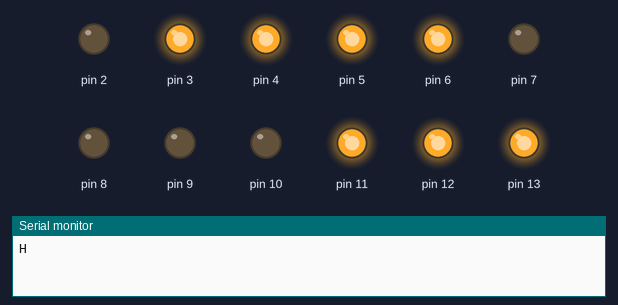
Recording of a sketch running on a simulated Arduino Uno, built with avr-gcc and run on an emulated ATmega328P. On the bench: output pins drawn as LEDs (lit = HIGH), the last lines printed to the serial monitor.

Above: at 0.1 s.
At 3.1 s:
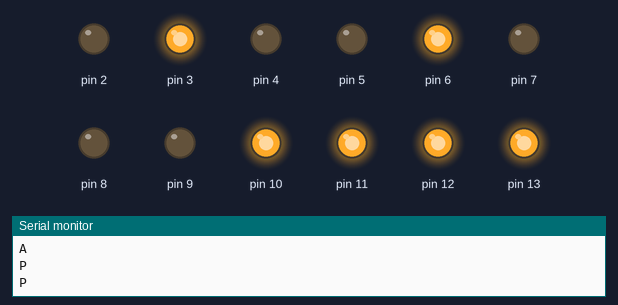
At 8.1 s:
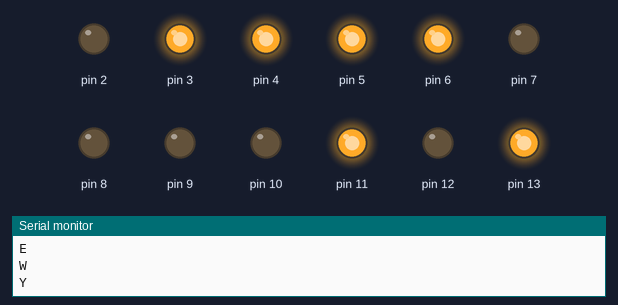
At 13.1 s:
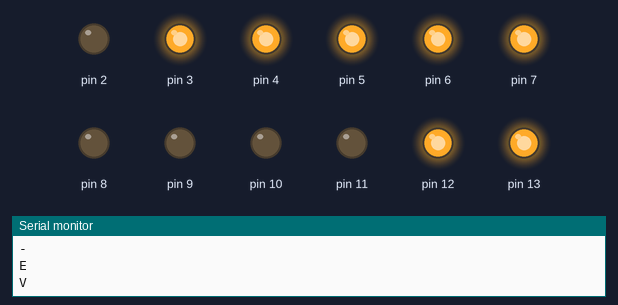
At 17.1 s:
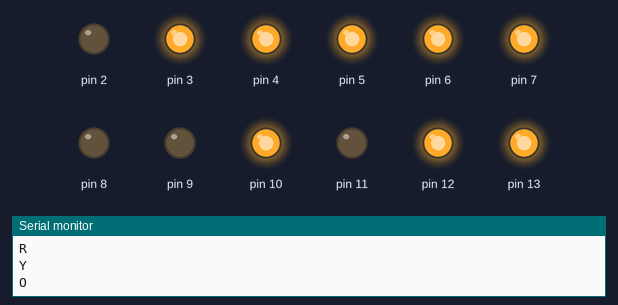
At 34.4 s:
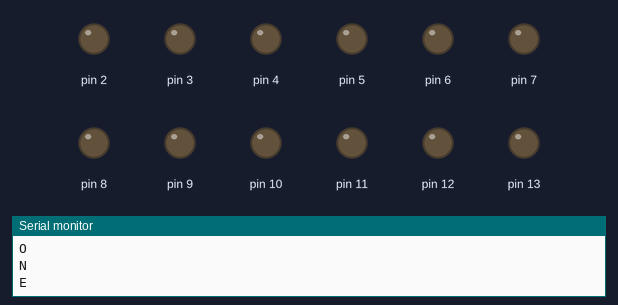
Timing chart, 0 to 40.0 s (numbered marks = the images above):
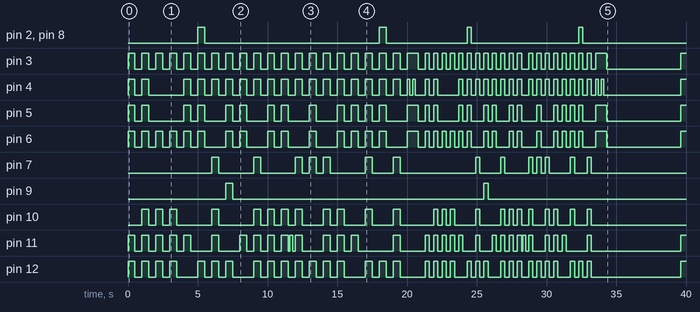

The sketch:

HPNY2022_OK.ino
```cpp
/*
  Blink
Date created: 20220101
Phan Khac Hai
*/
int ArrBlink[2] = {500,300};
int ticks = 0;

// the setup function runs once when you press reset or power the board
void setup() {
  // initialize digital pins as an output.
  pinMode(13, OUTPUT);
  pinMode(12, OUTPUT);
  pinMode(11, OUTPUT);
  pinMode(10, OUTPUT);
  pinMode(9, OUTPUT);
  pinMode(8, OUTPUT);
  pinMode(7, OUTPUT);
  pinMode(6, OUTPUT);
  pinMode(5, OUTPUT);
  pinMode(4, OUTPUT);
  pinMode(3, OUTPUT);
  pinMode(2, OUTPUT);
  Serial.begin(9600);
  Serial.println("");
}

// the loop function runs over and over again forever
void loop() {

for (int i = 0; i < 2; i++) {
    int Delay = ArrBlink[i];

  //--------------------H------------------------------------
    digitalWrite(13, HIGH);   // turn the LED on (Write letter H)
    digitalWrite(12, HIGH);
    digitalWrite(11, HIGH);
    digitalWrite(6, HIGH);
    digitalWrite(5, HIGH);
    digitalWrite(4, HIGH);
    digitalWrite(3, HIGH);
    Serial.println("H");

    delay(Delay);                       // wait for...
    digitalWrite(13, LOW);    // turn the LED off
    digitalWrite(12, LOW);
    digitalWrite(11, LOW);
    digitalWrite(6, LOW);
    digitalWrite(5, LOW);
    digitalWrite(4, LOW);
    digitalWrite(3, LOW);
    delay(Delay);                       // wait for a second

  //--------------------A------------------------------------

    // turn the LED on (Write letter A)
    digitalWrite(13, HIGH);
    digitalWrite(12, HIGH);
    digitalWrite(11, HIGH);
    digitalWrite(10, HIGH);
    digitalWrite(6, HIGH);
    digitalWrite(5, HIGH);
    digitalWrite(4, HIGH);
    digitalWrite(3, HIGH);
    Serial.println("A");
    delay(Delay);                       // wait for...
    digitalWrite(13, LOW);
    digitalWrite(12, LOW);
    digitalWrite(11, LOW);
    digitalWrite(10, LOW);
    digitalWrite(6, LOW);
    digitalWrite(5, LOW);
    digitalWrite(4, LOW);
    digitalWrite(3, LOW);
    delay(Delay);                       // wait for a second

   //--------------------P------------------------------------

    // turn the LED on (Write letter P)
    digitalWrite(13, HIGH);
    digitalWrite(12, HIGH);
    digitalWrite(11, HIGH);
    digitalWrite(10, HIGH);
    digitalWrite(6, HIGH);
    digitalWrite(3, HIGH);
    Serial.println("P");
    delay(Delay);                       // wait for...
    digitalWrite(13, LOW);
    digitalWrite(12, LOW);
    digitalWrite(11, LOW);
    digitalWrite(10, LOW);
    digitalWrite(6, LOW);
    digitalWrite(3, LOW);
    delay(Delay);                       // wait for a second

   //--------------------P------------------------------------

    // turn the LED on (Write letter P)
    digitalWrite(13, HIGH);
    digitalWrite(12, HIGH);
    digitalWrite(11, HIGH);
    digitalWrite(10, HIGH);
    digitalWrite(6, HIGH);
     digitalWrite(3, HIGH);
    Serial.println("P");
    delay(Delay);                       // wait for...
    digitalWrite(13, LOW);
    digitalWrite(12, LOW);
    digitalWrite(11, LOW);
    digitalWrite(10, LOW);
    digitalWrite(6, LOW);
    digitalWrite(3, LOW);
    delay(Delay);                       // wait for a second


     //--------------------Y------------------------------------

    // turn the LED on (Write letter Y)
    digitalWrite(13, HIGH);
    digitalWrite(11, HIGH);
    digitalWrite(6, HIGH);
    digitalWrite(5, HIGH);
    digitalWrite(4, HIGH);
    digitalWrite(3, HIGH);
    Serial.println("Y");
    delay(Delay);                       // wait for...
    digitalWrite(13, LOW);
    digitalWrite(11, LOW);
    digitalWrite(6, LOW);
    digitalWrite(5, LOW);
    digitalWrite(4, LOW);
    digitalWrite(3, LOW);
    delay(Delay);                       // wait for a second

    //--------------------N------------------------------------

    // turn the LED on (Write letter N)
    digitalWrite(13, HIGH);
    digitalWrite(12, HIGH);
    digitalWrite(8, HIGH);
    digitalWrite(6, HIGH);
    digitalWrite(5, HIGH);
    digitalWrite(4, HIGH);
    digitalWrite(3, HIGH);
    digitalWrite(2, HIGH);
    Serial.println("N");
    delay(Delay);                       // wait for...
    digitalWrite(13, LOW);
    digitalWrite(12, LOW);
    digitalWrite(8, LOW);
    digitalWrite(6, LOW);
    digitalWrite(5, LOW);
    digitalWrite(4, LOW);
    digitalWrite(3, LOW);
    digitalWrite(2, LOW);
    delay(Delay);                       // wait for ....

      //--------------------E------------------------------------

    // turn the LED on (Write letter E)
    digitalWrite(13, HIGH);
    digitalWrite(12, HIGH);
    digitalWrite(11, HIGH);
    digitalWrite(10, HIGH);
    digitalWrite(7, HIGH);
    digitalWrite(4, HIGH);
    digitalWrite(3, HIGH);
    Serial.println("E");
    delay(Delay);                       // wait for...
    digitalWrite(13, LOW);
    digitalWrite(12, LOW);
    digitalWrite(11, LOW);
    digitalWrite(10, LOW);
    digitalWrite(7, LOW);
    digitalWrite(4, LOW);
    digitalWrite(3, LOW);
    delay(Delay);                       // wait for .....

        //--------------------W------------------------------------

    // turn the LED on (Write letter W)
    digitalWrite(13, HIGH);
    digitalWrite(12, HIGH);
    digitalWrite(9, HIGH);
    digitalWrite(6, HIGH);
    digitalWrite(5, HIGH);
    digitalWrite(4, HIGH);
    digitalWrite(3, HIGH);
    Serial.println("W");
    delay(Delay);                       // wait for...
    digitalWrite(13, LOW);
    digitalWrite(12, LOW);
    digitalWrite(9, LOW);
    digitalWrite(6, LOW);
    digitalWrite(5, LOW);
    digitalWrite(4, LOW);
    digitalWrite(3, LOW);
    delay(Delay);                       // wait for .....


       //--------------------Y------------------------------------

    // turn the LED on (Write letter Y)
    digitalWrite(13, HIGH);
    digitalWrite(11, HIGH);
    digitalWrite(6, HIGH);
    digitalWrite(5, HIGH);
    digitalWrite(4, HIGH);
    digitalWrite(3, HIGH);
    Serial.println("Y");
    delay(Delay);                       // wait for...
    digitalWrite(13, LOW);
    digitalWrite(11, LOW);
    digitalWrite(6, LOW);
    digitalWrite(5, LOW);
    digitalWrite(4, LOW);
    digitalWrite(3, LOW);
    delay(Delay);                       // wait for a second

    //--------------------E------------------------------------

    // turn the LED on (Write letter E)
    digitalWrite(13, HIGH);
    digitalWrite(12, HIGH);
    digitalWrite(11, HIGH);
    digitalWrite(10, HIGH);
    digitalWrite(7, HIGH);
    digitalWrite(4, HIGH);
    digitalWrite(3, HIGH);
    Serial.println("E");
    delay(Delay);                       // wait for...
    digitalWrite(13, LOW);
    digitalWrite(12, LOW);
    digitalWrite(11, LOW);
    digitalWrite(10, LOW);
    digitalWrite(7, LOW);
    digitalWrite(4, LOW);
    digitalWrite(3, LOW);
    delay(Delay);                       // wait for .....

  //--------------------A------------------------------------

    // turn the LED on (Write letter A)
    digitalWrite(13, HIGH);
    digitalWrite(12, HIGH);
    digitalWrite(11, HIGH);
    digitalWrite(10, HIGH);
    digitalWrite(6, HIGH);
    digitalWrite(5, HIGH);
    digitalWrite(4, HIGH);
    digitalWrite(3, HIGH);
    Serial.println("A");
    delay(Delay);                       // wait for...
    digitalWrite(13, LOW);
    digitalWrite(12, LOW);
    digitalWrite(11, LOW);
    digitalWrite(10, LOW);
    digitalWrite(6, LOW);
    digitalWrite(5, LOW);
    digitalWrite(4, LOW);
    digitalWrite(3, LOW);
    delay(Delay);                       // wait for a second

   //--------------------R------------------------------------

    // turn the LED on (Write letter R)
    digitalWrite(13, HIGH);
    digitalWrite(12, HIGH);
    digitalWrite(11, HIGH);
    digitalWrite(10, HIGH);
    digitalWrite(6, HIGH);
    digitalWrite(5, HIGH);
    digitalWrite(4, HIGH);
     digitalWrite(3, HIGH);
    Serial.println("R");
    delay(Delay);                       // wait for...
    digitalWrite(13, LOW);
    digitalWrite(12, LOW);
    digitalWrite(11, LOW);
    digitalWrite(10, LOW);
    digitalWrite(6, LOW);
    digitalWrite(5, LOW);
    digitalWrite(4, LOW);
    digitalWrite(3, LOW);
    delay(100);                       // wait for a second

   //--------------------"-"------------------------------------

    // turn the LED on (Write letter -)

    digitalWrite(11, HIGH);
    Serial.println("-");
    delay(200);                       // wait for...
    digitalWrite(11, LOW);
    delay(200);                       // wait for a second


//This code are given to everyone

  //--------------------E------------------------------------

    // turn the LED on (Write letter E)
    digitalWrite(13, HIGH);
    digitalWrite(12, HIGH);
    digitalWrite(11, HIGH);
    digitalWrite(10, HIGH);
    digitalWrite(7, HIGH);
    digitalWrite(4, HIGH);
    digitalWrite(3, HIGH);
    Serial.println("E");
    delay(Delay);                       // wait for...
    digitalWrite(13, LOW);
    digitalWrite(12, LOW);
    digitalWrite(11, LOW);
    digitalWrite(10, LOW);
    digitalWrite(7, LOW);
    digitalWrite(4, LOW);
    digitalWrite(3, LOW);
    delay(Delay);                       // wait for .....


     //--------------------V------------------------------------
    digitalWrite(13, HIGH);   // turn the LED on (Write letter V)
    digitalWrite(12, HIGH);
    digitalWrite(7, HIGH);
    digitalWrite(6, HIGH);
    digitalWrite(5, HIGH);
    digitalWrite(4, HIGH);
    digitalWrite(3, HIGH);
    Serial.println("V");

    delay(Delay);                       // wait for...
    digitalWrite(13, LOW);    // turn the LED off
    digitalWrite(12, LOW);
    digitalWrite(7, LOW);
    digitalWrite(6, LOW);
    digitalWrite(5, LOW);
    digitalWrite(4, LOW);
    digitalWrite(3, LOW);
    delay(Delay);                       // wait for a second


    // turn the LED on (Write letter E)
    digitalWrite(13, HIGH);
    digitalWrite(12, HIGH);
    digitalWrite(11, HIGH);
    digitalWrite(10, HIGH);
    digitalWrite(7, HIGH);
    digitalWrite(4, HIGH);
    digitalWrite(3, HIGH);
    Serial.println("E");
    delay(Delay);                       // wait for...
    digitalWrite(13, LOW);
    digitalWrite(12, LOW);
    digitalWrite(11, LOW);
    digitalWrite(10, LOW);
    digitalWrite(7, LOW);
    digitalWrite(4, LOW);
    digitalWrite(3, LOW);
    delay(Delay);                       // wait for .....

  //     //--------------------R------------------------------------

    // turn the LED on (Write letter R)
    digitalWrite(13, HIGH);
    digitalWrite(12, HIGH);
    digitalWrite(11, HIGH);
    digitalWrite(10, HIGH);
    digitalWrite(6, HIGH);
    digitalWrite(5, HIGH);
    digitalWrite(4, HIGH);
     digitalWrite(3, HIGH);
    Serial.println("R");
    delay(Delay);                       // wait for...
    digitalWrite(13, LOW);
    digitalWrite(12, LOW);
    digitalWrite(11, LOW);
    digitalWrite(10, LOW);
    digitalWrite(6, LOW);
    digitalWrite(5, LOW);
    digitalWrite(4, LOW);
    digitalWrite(3, LOW);
    delay(Delay);                       // wait for a second

  // turn the LED on (Write letter Y)
    digitalWrite(13, HIGH);
    digitalWrite(11, HIGH);
    digitalWrite(6, HIGH);
    digitalWrite(5, HIGH);
    digitalWrite(4, HIGH);
    digitalWrite(3, HIGH);
    Serial.println("Y");
    delay(Delay);                       // wait for...
    digitalWrite(13, LOW);
    digitalWrite(11, LOW);
    digitalWrite(6, LOW);
    digitalWrite(5, LOW);
    digitalWrite(4, LOW);
    digitalWrite(3, LOW);
    delay(Delay);                       // wait for a second

//    //--------------------O------------------------------------
    digitalWrite(13, HIGH);   // turn the LED on (Write letter O)
    digitalWrite(12, HIGH);
    digitalWrite(10, HIGH);
    digitalWrite(7, HIGH);
    digitalWrite(6, HIGH);
    digitalWrite(5, HIGH);
    digitalWrite(4, HIGH);
    digitalWrite(3, HIGH);
    Serial.println("O");

    delay(Delay);                       // wait for...
    digitalWrite(13, LOW);    // turn the LED off
    digitalWrite(12, LOW);
    digitalWrite(10, LOW);
    digitalWrite(7, LOW);
    digitalWrite(6, LOW);
    digitalWrite(5, LOW);
    digitalWrite(4, LOW);
    digitalWrite(3, LOW);
    delay(Delay);                       // wait for a second

    // turn the LED on (Write letter N)
    digitalWrite(13, HIGH);
    digitalWrite(12, HIGH);
    digitalWrite(8, HIGH);
    digitalWrite(6, HIGH);
    digitalWrite(5, HIGH);
    digitalWrite(4, HIGH);
    digitalWrite(3, HIGH);
    digitalWrite(2, HIGH);
    Serial.println("N");
    delay(Delay);                       // wait for...
    digitalWrite(13, LOW);
    digitalWrite(12, LOW);
    digitalWrite(8, LOW);
    digitalWrite(6, LOW);
    digitalWrite(5, LOW);
    digitalWrite(4, LOW);
    digitalWrite(3, LOW);
    digitalWrite(2, LOW);
    delay(Delay);                       // wait for ....


    // turn the LED on (Write letter E)
    digitalWrite(13, HIGH);
    digitalWrite(12, HIGH);
    digitalWrite(11, HIGH);
    digitalWrite(10, HIGH);
    digitalWrite(7, HIGH);
    digitalWrite(4, HIGH);
    digitalWrite(3, HIGH);
    Serial.println("E");
    delay(Delay);                       // wait for...
    digitalWrite(13, LOW);
    digitalWrite(12, LOW);
    digitalWrite(11, LOW);
    digitalWrite(10, LOW);
    digitalWrite(7, LOW);
    digitalWrite(4, LOW);
    digitalWrite(3, LOW);
    delay(Delay);                       // wait for .....

    //add ! symbol
    digitalWrite(6, HIGH);
    digitalWrite(5, HIGH);
    digitalWrite(4, HIGH);
    digitalWrite(3, HIGH);

    delay(200);
    digitalWrite(4, LOW);
    delay(200);
    digitalWrite(4, HIGH);
    delay(200);
    digitalWrite(4, LOW);
    delay(200);
    digitalWrite(4, HIGH);

    digitalWrite(6, LOW);
    digitalWrite(5, LOW);
    digitalWrite(4, LOW);
    digitalWrite(3, LOW);
    delay(Delay);

    //=========================
    Serial.println("-------------------------------------------------");
    Serial.println("tick@: " + String(ticks) + ", delay=" + String(Delay));
}
++ticks;
delay(5000);

}
```

Measured:
- by itself, pin 2, pin 8: LOW → HIGH at 5.0 s, → LOW 0.50 s later, → HIGH 12.5 s later, → LOW 0.50 s later, … (8 changes in this stretch)
- by itself, pin 3: LOW → HIGH at 0.00 s, → LOW 0.50 s later, → HIGH 0.50 s later, → LOW 0.50 s later, … (85 changes in this stretch)
- by itself, pin 4: LOW → HIGH at 0.00 s, → LOW 0.50 s later, → HIGH 0.50 s later, → LOW 0.50 s later, … (81 changes in this stretch)
- by itself, pin 5: LOW → HIGH at 0.00 s, → LOW 0.50 s later, → HIGH 0.50 s later, → LOW 0.50 s later, … (57 changes in this stretch)
- by itself, pin 6: LOW → HIGH at 0.00 s, → LOW 0.50 s later, → HIGH 0.50 s later, → LOW 0.50 s later, … (65 changes in this stretch)
- by itself, pin 7: LOW → HIGH at 6.0 s, → LOW 0.50 s later, → HIGH 2.5 s later, → LOW 0.50 s later, … (28 changes in this stretch)
- by itself, pin 9: LOW → HIGH at 7.0 s, → LOW 0.50 s later, → HIGH 18.0 s later, → LOW 0.30 s later
- by itself, pin 10: LOW → HIGH at 1.0 s, → LOW 0.50 s later, → HIGH 0.50 s later, → LOW 0.50 s later, … (48 changes in this stretch)
